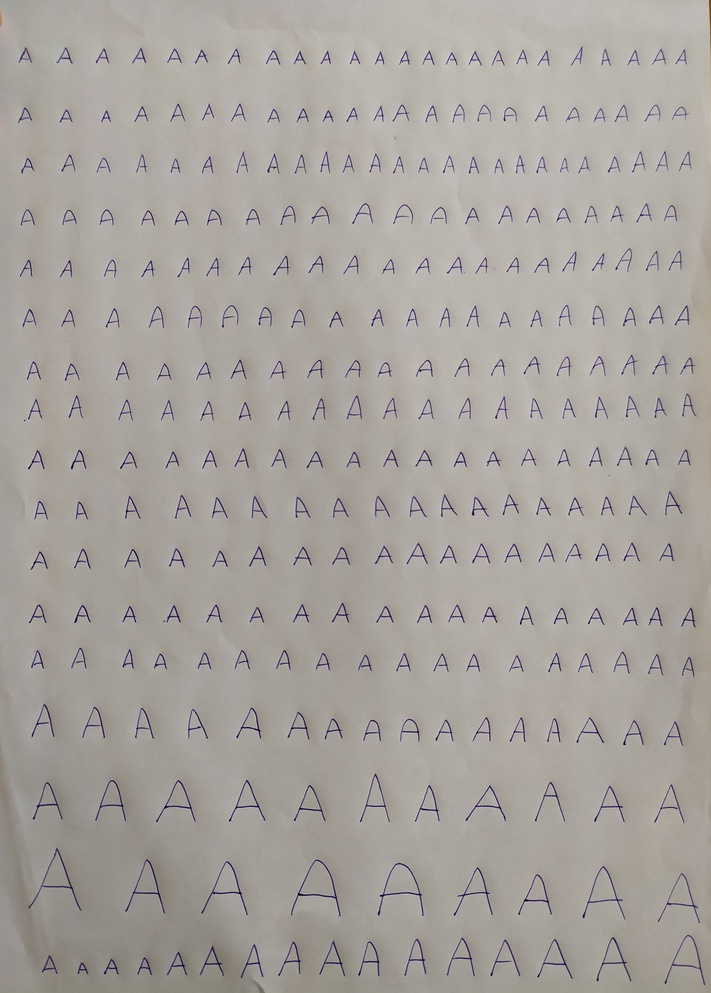
#> input picture camera/A.jpg, 711 x 993 px, shrunk from 2863 x 4000 before the run, found by its file name; its folder holds 5 pictures in this run
$ jupyter execute --allow-errors xuLyAnh.ipynb
#> lines starting #> are read from the running program, lines starting #| are printed output that depends on the picture; after the words box and inside, x2 and y2 are one past the last pixel; in counts of white or black regions, pixels touching at a corner belong together
#> further down, image is the input picture: shape (993, 711, 3); mean B, G, R 157.7, 162.9, 168
#> `thres = cv2.adaptiveThreshold(im_blur,maxValue=255, adaptiveMethod=cv2..`:
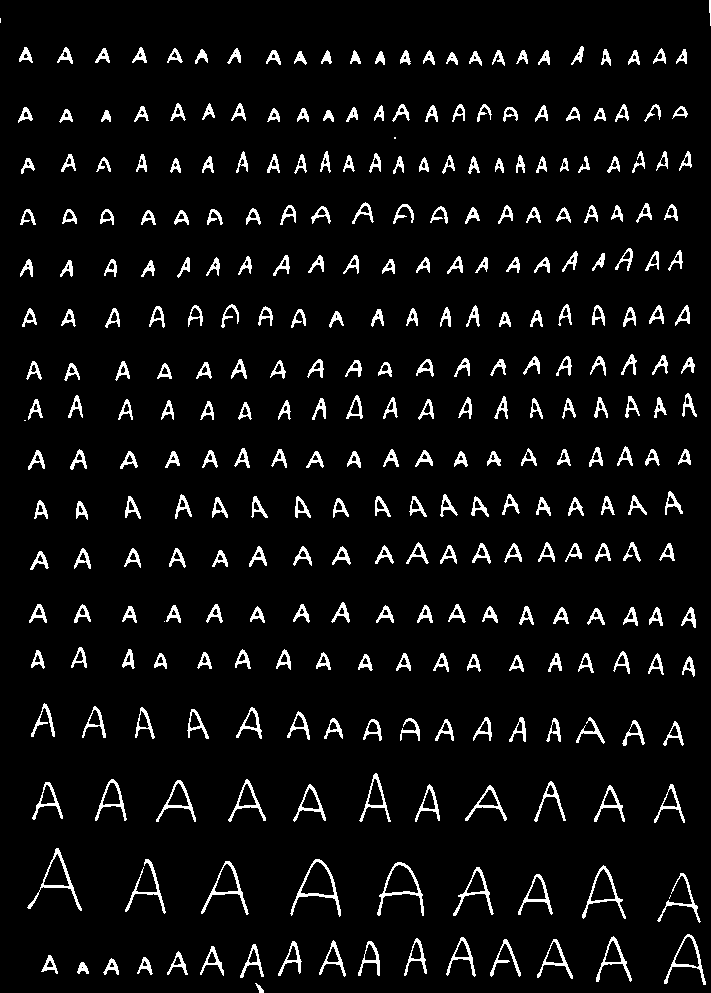
#> thres: shape (993, 711); 5.9% white; 321 white regions (5 under 20 px), largest, box (x1, y1, x2, y2) and area: (290, 859, 341, 917) 445, (377, 862, 424, 916) 428, (27, 848, 82, 911) 417
[cell 1]
import cv2
label = [chr(i) for i in range(65, 91)]
#> (the rest of this cell did not finish here and is left out)

[cell 2]
import cv2
im = cv2.imread('/home/van/Desktop/Project2/media/A.jpg', 0)
#> im: shape (993, 711); min 0, max 220, mean 163.8
imb = cv2.GaussianBlur(im, (3,3), 0)
cv2.imshow('b', imb)
cv2.waitKey(10000)
cv2.destroyAllWindows()
